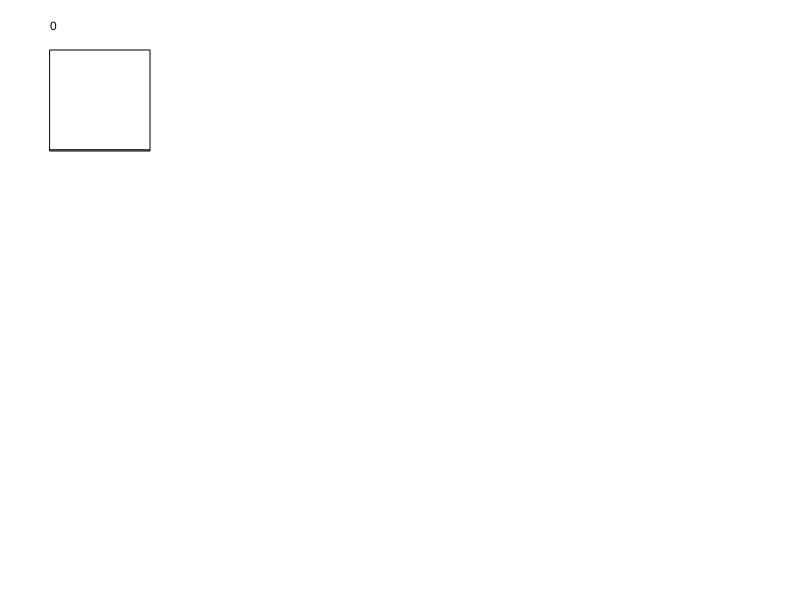
Frame 1 (no input)
Frame 60 (no input): identical to frame 1, image omitted
Frame 120 (the mouse pressed at the canvas centre since frame 60): identical to frame 1, image omitted

The p5.js sketch that drew this single still picture (run headless with seeded random() and noise() and a simulated clock; from frame 60 on, the mouse is pressed at the canvas centre):

// p5.js sketch
// ── sketch.js
var slidy = new slider(50, 50, 100, 100);

function setup() {
  createCanvas(800, 600);
}

function draw() {
  background(255);
  slidy.draw();
  text(slidy.value, 50, 30);
}

function mouseDragged()
{
  slidy.update();
}
// ── sliderthingie.js

function slider(_x, _y, _w, _h)
{
  this.bx = _x;
  this.by = _y;
  this.bw = _w;
  this.bh = _h;
  this.value = 0;
  
  this.draw = function()
  {
    rect(this.bx, this.by, this.bw, this.bh);
    var pos = (this.by+this.bh)-(this.value*this.bh)
    rect(this.bx, pos, this.bw, 1);
  }
  
  this.update = function()
  {
    if(mouseX>this.bx && mouseX<this.bx+this.bw && mouseY>this.by && mouseY<this.by+this.bh)
    {
      this.value = (this.bh-(mouseY-this.by))/this.bh;

    }
    
  }
  
}
